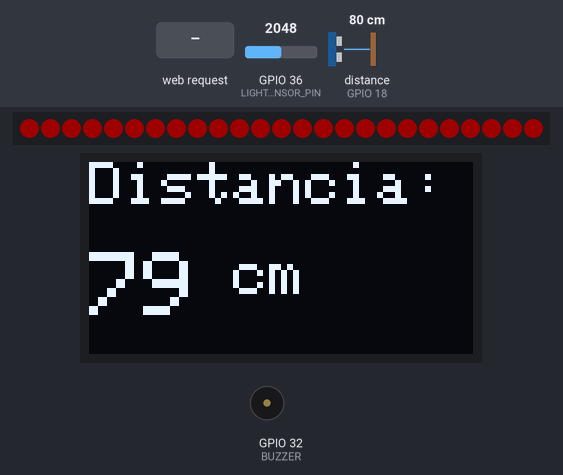
The sketch below on a simulated ESP32. On the bench: 25 RGB LEDs in strip order, left to right, 128×64 one-colour display, buzzer (waves = sounding, pin HIGH). Wiring (inferred from the names in the program): ultrasonic range finder: trigger GPIO 5; echo GPIO 18. The inputs (shaded band) are chosen by the test bench; at power-on: GPIO 36 (LIGHT_SENSOR_PIN) = 2048, distance to the obstacle (sensor on GPIO 18) 80 cm. The echo pulse lasts 58.3 µs per cm; dim RGB values are drawn brighter than linear; WiFi joins after 1.5 s; servers stay silent unless stated; pins used as bus, display or sensor lines are not drawn; what the sketch prints to the serial monitor is not drawn.

Above: at 3.7 s.
3.8 s: HTTP request GET /buzzer/on received
At 5.3 s:
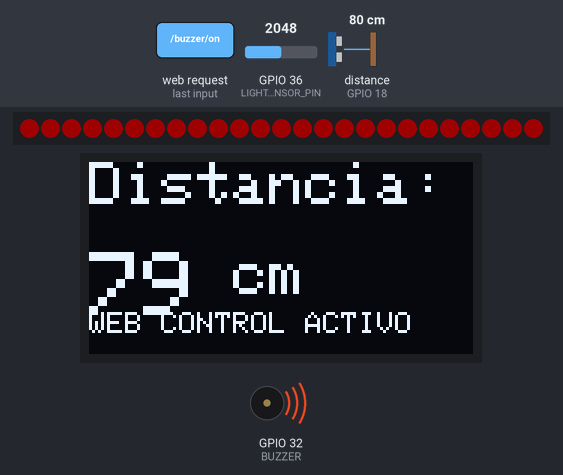
5.6 s: GPIO 36 (LIGHT_SENSOR_PIN) set to 2828
7.2 s: GPIO 36 (LIGHT_SENSOR_PIN) set to 2903
At 9.0 s:
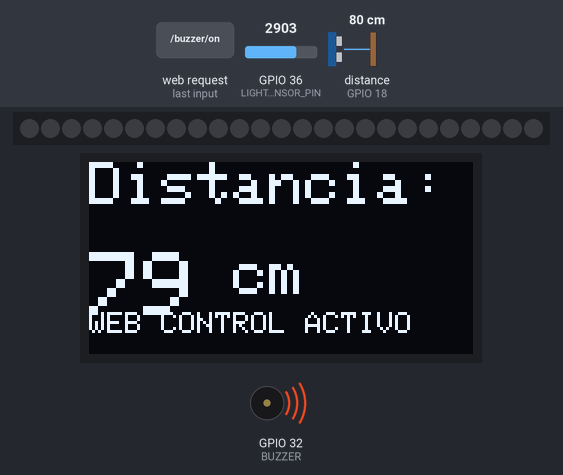
9.3 s: HTTP request GET /leds/max received
At 11.4 s:
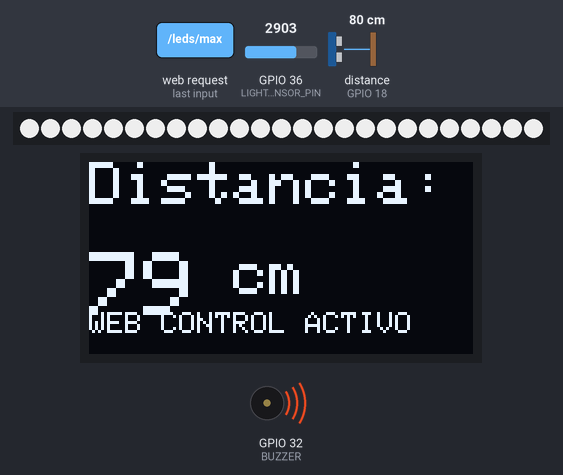
12.0 s: HTTP request GET /buzzer/off received
At 13.2 s:
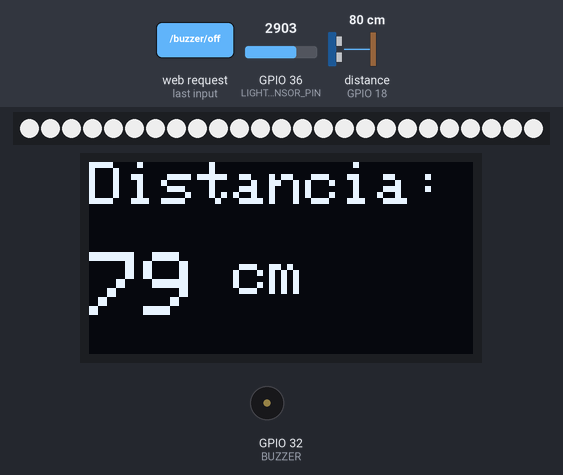
13.5 s: distance to the obstacle (sensor on GPIO 18) set to 12 cm
At 14.3 s:
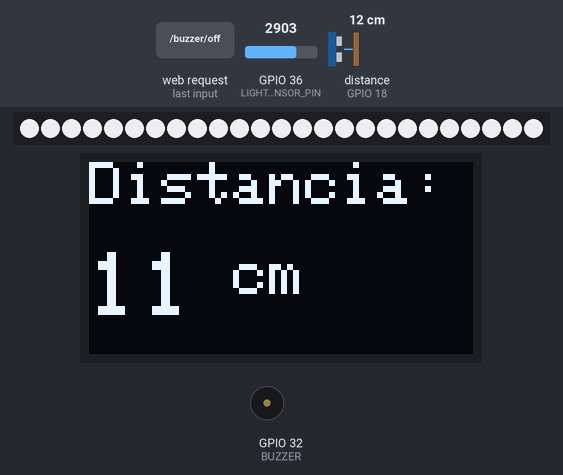
15.0 s: distance to the obstacle (sensor on GPIO 18) set to 9 cm
At 15.4 s:
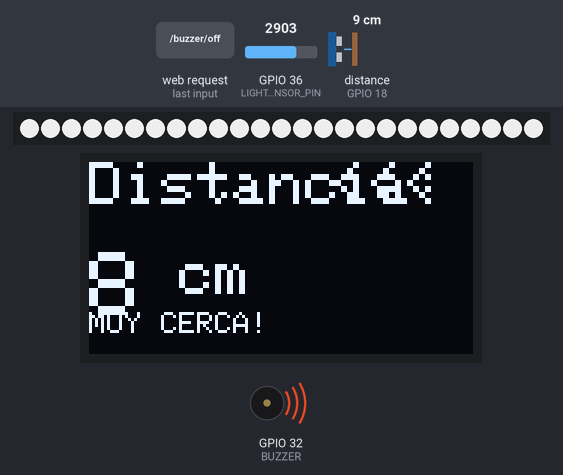
Timing chart, 0 to 17.5 s (numbered marks = the images above; inputs shaded):
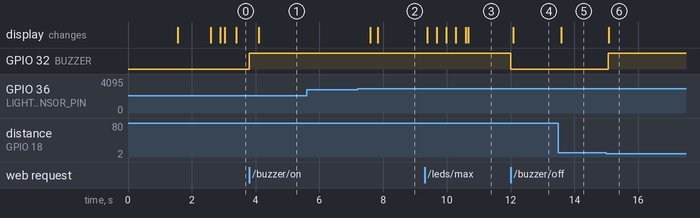

Measured:
- the behaviour switches between 2866 and 2867 on GPIO 36 (LIGHT_SENSOR_PIN) (found by bisection; images 1 and 2)
- the behaviour switches between 11 and 10 cm on distance to the obstacle (sensor on GPIO 18) (found by bisection; images 5 and 6)
- after the input at 3.8 s, GPIO 32 (BUZZER): LOW → HIGH at once; the display: changes after 0.30 s (image 1)
- after the input at 5.6 s, every drawn part: stays the same
- after the input at 12.0 s, GPIO 32 (BUZZER): HIGH → LOW at once; the display: changes after 0.09 s (image 4)
- after the input at 13.5 s, the display: changes after 0.09 s (image 5)
- after the input at 15.0 s, GPIO 32 (BUZZER): LOW → HIGH after 0.06 s; the display: changes after 0.08 s (image 6)

The sketch:

code.ino
```cpp
#include <WiFi.h>
#include <ThingSpeak.h>
#include <Wire.h>
#include <Adafruit_GFX.h>
#include <Adafruit_SSD1306.h>
#include <Adafruit_NeoPixel.h>
#include <WebServer.h>

// CONFIGURACIÓN DE RED Y CLAVE (¡ACTUALIZAR ESTOS VALORES!)
const char* ssid = "";
const char* password = "";
WebServer server(80);

unsigned long channelID = 3158861;
const char* myWriteAPIKey = "2MRORQ5PWL5DMYNH";
WiFiClient client;

// DEFINICIONES DE PINES Y CONSTANTES
#define SCREEN_WIDTH 128
#define SCREEN_HEIGHT 64

const int trigPin = 5;
const int echoPin = 18;
#define PIN_WS2812B 16
#define NUM_PIXELS 25
#define LIGHT_SENSOR_PIN 36
#define BUZZER 32
#define SOUND_SPEED 0.034

// DECLARACIONES DE OBJETOS Y VARIABLES
Adafruit_SSD1306 display(SCREEN_WIDTH, SCREEN_HEIGHT, &Wire, -1);
Adafruit_NeoPixel ws2812b(NUM_PIXELS, PIN_WS2812B, NEO_GRB + NEO_KHZ800);

unsigned long previousMillisOLED = 0;
const long intervalOLED = 500;

unsigned long previousMillisFade = 0;
const long intervalFade = 5;

unsigned long previousMillisTS = 0;
const long intervalThingSpeak = 20000;

long duration;
float distanceCm;
float distanceInch;

int currentR = 0, currentG = 0, currentB = 0;
int targetR = 0, targetG = 0, targetB = 0;
int currentBrightness = 0;
int targetBrightness = 0;
int mappedValue = 0;

bool buzzerManualControl = false;
bool ledsManualControl = false;

// --- VARIABLES DE MENSAJE OLED ---
String customMessage = "";
bool displayCustomMessage = false;
unsigned long messageDisplayTime = 0;
// La duración del mensaje ya no se usa, el mensaje es PERMANENTE hasta /oled/auto
const long messageDuration = 5000;


// FUNCIONES DE ENDPOINT (CONTROL WEB)

void handleBuzzerOn() {
  digitalWrite(BUZZER, HIGH);
  buzzerManualControl = true;
  Serial.println("Buzzer ENCENDIDO (Web Override)");
  server.send(200, "text/plain", "Buzzer activado manualmente.");
}

void handleBuzzerOff() {
  digitalWrite(BUZZER, LOW);
  buzzerManualControl = false;
  Serial.println("Buzzer APAGADO (Web Override Ended)");
  server.send(200, "text/plain", "Buzzer desactivado manualmente.");
}

void handleLedsMax() {
  targetBrightness = 200;
  targetR = 255; targetG = 255; targetB = 255;
  ledsManualControl = true;
  Serial.println("LEDs target MAX establecido, Fade iniciado.");
  server.send(200, "text/plain", "LEDs target MAX establecido.");
}

void handleLedsMin () {
  targetBrightness = 50;
  targetR = 100; targetG = 100; targetB = 100;
  ledsManualControl = true;
  Serial.println("Leds target MIN establecido, Fade iniciado.");
  server.send(200, "text/plain", "Leds target MIN establecido.");
}

void handleLedsAuto () {
  ledsManualControl = false;
  Serial.println("Leds control: Automatico LDR");
  server.send(200, "text/plain", "Leds control: Automatico LDR");
}

// --- ENDPOINT AÑADIDO: RECIBIR Y MOSTRAR MENSAJE ---
void handleMessage() {
  if (server.hasArg("text")) {
    customMessage = server.arg("text");
    customMessage.replace("+", " ");

    // Activa la bandera PERMANENTEMENTE (hasta que se llame /oled/auto)
    displayCustomMessage = true;

    Serial.print("Mensaje recibido: ");
    Serial.println(customMessage);
    server.send(200, "text/plain", "Mensaje recibido y en pantalla.");
  } else {
    server.send(400, "text/plain", "Error: Falta el parámetro 'text'.");
  }
}

// --- ENDPOINT AÑADIDO: VOLVER AL MODO DISTANCIA AUTOMÁTICO ---
void handleOledAuto() {
  displayCustomMessage = false; // Desactiva la bandera para volver al modo automático
  customMessage = "";
  Serial.println("OLED Control: Automatico (Distancia)");
  server.send(200, "text/plain", "OLED Control: Automatico (Distancia)");
}


// ==========================================================
// SETUP
// ==========================================================

void setup() {
  Serial.begin(115200);

  // --- Configuración de Pines ---
  pinMode(trigPin, OUTPUT);
  pinMode(echoPin, INPUT);
  pinMode(BUZZER, OUTPUT);
  digitalWrite(BUZZER, LOW);

  // --- Inicialización de Periféricos ---
  ws2812b.begin();
  Wire.begin(21, 22);
  if (!display.begin(SSD1306_SWITCHCAPVCC, 0x3C)) {
    Serial.println(F("SSD1306 allocation failed"));
    for (;;) ;
  }

  // 1. Conexión WiFi
  Serial.print("Conectando a WiFi...");
  WiFi.begin(ssid, password);
  while (WiFi.status() != WL_CONNECTED) {
    delay(500);
    Serial.print(".");
  }
  Serial.println("\nConectado a WiFi!");

  // 2. Definición de Endpoints
  server.on("/buzzer/on", HTTP_GET, handleBuzzerOn);
  server.on("/buzzer/off", HTTP_GET, handleBuzzerOff);
  server.on("/leds/max", HTTP_GET, handleLedsMax);
  server.on("/leds/min", HTTP_GET, handleLedsMin);
  server.on("/leds/auto", HTTP_GET, handleLedsAuto);
  server.on("/message", HTTP_GET, handleMessage);
  server.on("/oled/auto", HTTP_GET, handleOledAuto);
  server.begin();
  Serial.println("Servidor HTTP iniciado");

  // 3. Inicializar ThingSpeak
  ThingSpeak.begin(client);

  // Configuración inicial de la pantalla
  display.clearDisplay();
  display.setTextSize(2);
  display.setTextColor(SSD1306_WHITE);
  display.setCursor(0, 0);
  display.println("READY!");
  display.println(WiFi.localIP());
  Serial.println(WiFi.localIP());
  display.display();
  delay(1000);
}

// ==========================================================
// LOOP PRINCIPAL (Multitarea Sin Bloqueo)
// ==========================================================

void loop() {
  server.handleClient();
  unsigned long currentMillis = millis();

  // --- BLOQUE 1: SENSORES Y PANTALLA (500 ms) ---
  if (currentMillis - previousMillisOLED >= intervalOLED) {
    previousMillisOLED = currentMillis;

    // 1. LECTURA ULTRASÓNICO
    digitalWrite(trigPin, LOW); delayMicroseconds(2);
    digitalWrite(trigPin, HIGH); delayMicroseconds(10);
    digitalWrite(trigPin, LOW);
    duration = pulseIn(echoPin, HIGH);
    distanceCm = duration * SOUND_SPEED / 2.0;

    // 2. LÓGICA LDR (Solo si el control de LEDs no es manual)
    int analogValue = analogRead(LIGHT_SENSOR_PIN);
    mappedValue = map(analogValue, 0, 4095, 0, 1000);

    if (!ledsManualControl) {
        if (mappedValue < 100) { targetR = 153; targetG = 0; targetB = 0; targetBrightness = 200; }
        else if (mappedValue < 700) { targetR = 153; targetG = 0; targetB = 0; targetBrightness = 50; }
        else { targetR = 0; targetG = 0; targetB = 0; targetBrightness = 0; }
    }

    // 3. ACTUALIZACIÓN PANTALLA
    display.clearDisplay();

     if (!buzzerManualControl) {
            if (distanceCm < 10) {
              digitalWrite(BUZZER, HIGH);
            } else {
              digitalWrite(BUZZER, LOW);
            }
        }

    // Si el mensaje personalizado está activo, el OLED SÓLO mostrará el mensaje
    if (displayCustomMessage) {
        display.setTextSize(1); display.setCursor(0, 0); display.println("MENSAJE WEB:");

        display.setTextSize(2);
        display.setCursor(0, 20);
        // Mostrar mensaje (la pantalla es de 128x64, solo dos líneas son viables para texto grande)
        display.print(customMessage);
    } else {
        // --- MODO DISTANCIA AUTOMÁTICO ---

        // Muestra Distancia en las dos líneas superiores siempre
        display.setTextSize(2); display.setCursor(0, 0); display.println("Distancia:");
        display.setTextSize(3); display.setCursor(0, 30); display.print((int)distanceCm);
        display.setTextSize(2); display.println(" cm");

        // LÓGICA DE CONTROL DEL BUZZER (Línea 50)
        if (!buzzerManualControl) {
            if (distanceCm < 10) {
              display.setCursor(80, 0); display.print("<<<");
              display.setCursor(0, 50); display.setTextSize(1); display.println("MUY CERCA!");
              digitalWrite(BUZZER, HIGH);
            } else {
              digitalWrite(BUZZER, LOW);
            }
        } else {
            // Mostrar estado de control manual de buzzer
            display.setCursor(0, 50); display.setTextSize(1); display.println("WEB CONTROL ACTIVO");
        }
    }
    display.display();
  }

  // --- BLOQUE 2: THING SPEAK (20 segundos) ---
  if (currentMillis - previousMillisTS >= intervalThingSpeak) {
    previousMillisTS = currentMillis;

    if (WiFi.status() == WL_CONNECTED) {
      ThingSpeak.setField(1, (int)distanceCm);
      ThingSpeak.setField(2, mappedValue);
      int statusCode = ThingSpeak.writeFields(channelID, myWriteAPIKey);

      if (statusCode == 200) {
        Serial.println("TS: Envío exitoso.");
        Serial.print("IP: "); Serial.println(WiFi.localIP());
      } else {
        Serial.print("TS: Error de envío. Código: "); Serial.println(statusCode);
      }
    } else {
      Serial.println("TS: WiFi desconectado, reintentando...");
    }
  }

  // --- BLOQUE 3: FADE DE NEOPIXEL (5 ms) ---
  if (currentMillis - previousMillisFade >= intervalFade) {
    previousMillisFade = currentMillis;

    // LÓGICA DE FADE
    if (currentR != targetR) currentR += (currentR < targetR) ? 1 : -1;
    if (currentG != targetG) currentG += (currentG < targetG) ? 1 : -1;
    if (currentB != targetB) currentB += (currentB < targetB) ? 1 : -1;
    if (currentBrightness != targetBrightness) currentBrightness += (currentBrightness < targetBrightness) ? 1 : -1;

    // APLICAR CAMBIOS A LED
    ws2812b.setBrightness(currentBrightness);
    uint32_t finalColor = ws2812b.Color(currentR, currentG, currentB);
    for (int pixel = 0; pixel < NUM_PIXELS; pixel++) {
      ws2812b.setPixelColor(pixel, finalColor);
    }
    ws2812b.show();
  }
}
```
